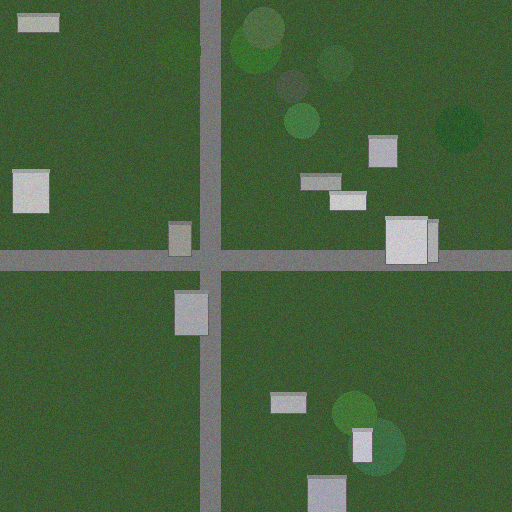
#> input picture satinel-processor/data/imagery/AREA_1/2021-01-01.png, 512 x 512 px
$ python create_mock_masks.py
#> lines starting #> are read from the running program, lines starting #| are printed output that depends on the picture; after the words box and inside, x2 and y2 are one past the last pixel; in counts of white or black regions, pixels touching at a corner belong together
"""Create mock precomputed masks to test the analysis pipeline"""
import sys
sys.path.insert(0, ".")

from pathlib import Path
import numpy as np
from PIL import Image
from scipy import ndimage

def create_mock_mask_from_image(image_path: str, output_path: str):
    """Create a simple mask by thresholding the image (gray pixels = buildings)"""
#> called with image_path = 'data/imagery/AREA_1/2021-01-01.png', output_path = 'data/masks/AREA_1/2021-01-01_mask.npy'
    img = Image.open(image_path).convert('L')  # Grayscale
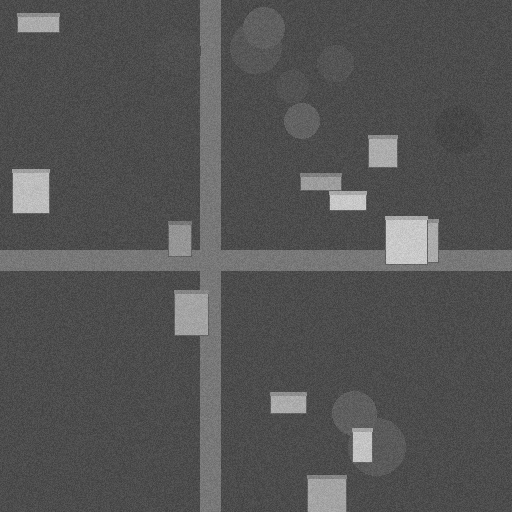
#> img: PIL image 512x512 L; min 56, max 214, mean 84.3
    img_array = np.array(img)

    # Threshold: buildings are gray (high intensity), vegetation is dark
    mask = (img_array > 120).astype(np.uint8)
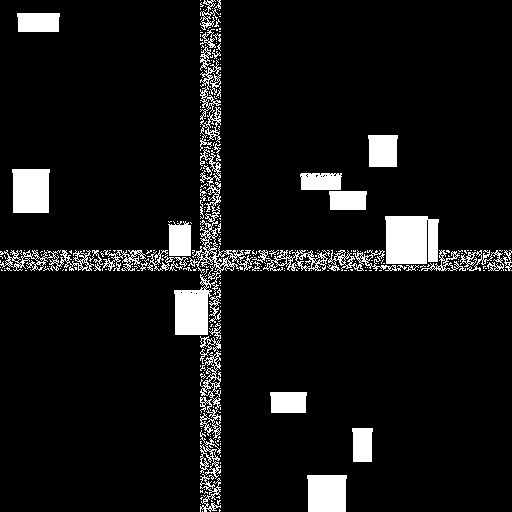
#> mask: shape (512, 512); values 0 (black) and 1 (white), 7.9% white; 301 white regions (259 under 20 px), largest, box (x1, y1, x2, y2) and area: (174, 149, 253, 335) 2973, (385, 216, 439, 264) 2410, (12, 169, 50, 213) 1592

    # Clean up small noise
    mask = ndimage.binary_opening(mask, iterations=2).astype(np.uint8)
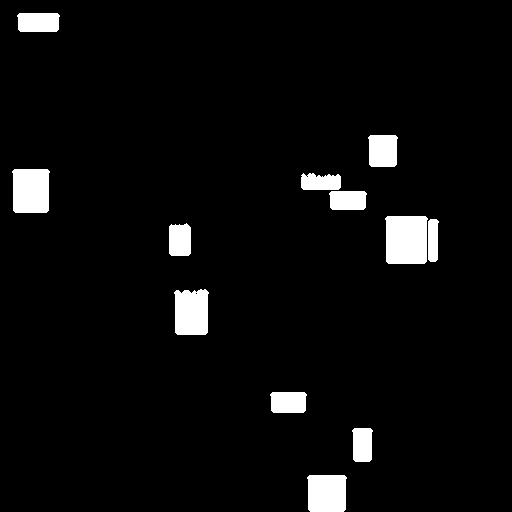
#> mask: shape (512, 512); values 0 (black) and 1 (white), 4.5% white; 12 white regions, largest, box (x1, y1, x2, y2) and area: (385, 216, 428, 264) 1964, (12, 169, 50, 213) 1580, (174, 289, 209, 335) 1462

    # Save
    Path(output_path).parent.mkdir(parents=True, exist_ok=True)
    np.save(output_path, mask)

    # Count objects
    labeled, num_objects = ndimage.label(mask)
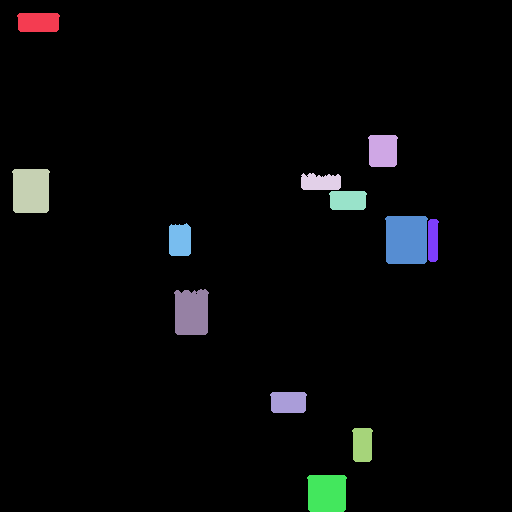
#> labeled: shape (512, 512) int32; 13 distinct labels, from 0 to 12; one colour per label, 0 black
#> num_objects = 12
    total_pixels = mask.sum()
#> total_pixels = 11825

    return mask, num_objects, total_pixels

print("Creating mock masks for testing the analysis pipeline...\n")

# Process AREA_1 images
images = [
    ("data/imagery/AREA_1/2021-01-01.png", "data/masks/AREA_1/2021-01-01_mask.npy"),
    ("data/imagery/AREA_1/2023-01-01.png", "data/masks/AREA_1/2023-01-01_mask.npy"),
]

for img_path, mask_path in images:
    if not Path(img_path).exists():
        print(f"⚠️ Skipping {img_path} (not found)")
        continue

    print(f"Processing: {img_path}")
    mask, num_objects, total_pixels = create_mock_mask_from_image(img_path, mask_path)
#> num_objects = 12; total_pixels = 11825
    print(f"  ✅ Created: {mask_path}")
    print(f"     Shape: {mask.shape}")
#|      Shape: (512, 512)
    print(f"     Objects detected: {num_objects}")
#|      Objects detected: 12
    print(f"     Total pixels: {total_pixels}\n")
#|      Total pixels: 11825
#> pass 2 of the loop `for img_path, mask_path in images:`:
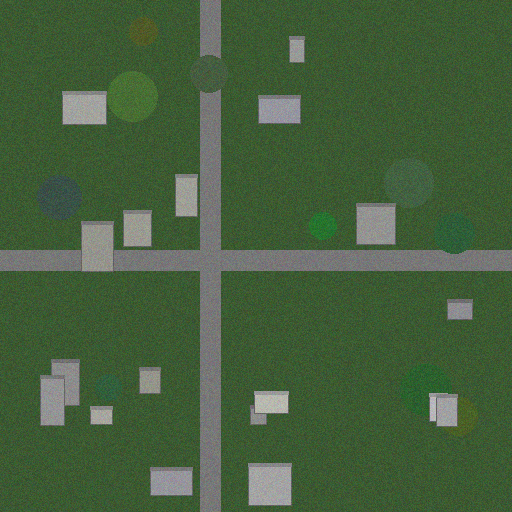
#> input picture satinel-processor/data/imagery/AREA_1/2023-01-01.png, 512 x 512 px
#> in create_mock_mask_from_image (call 2), `mask = (img_array > 120).astype(np.uint8)`:
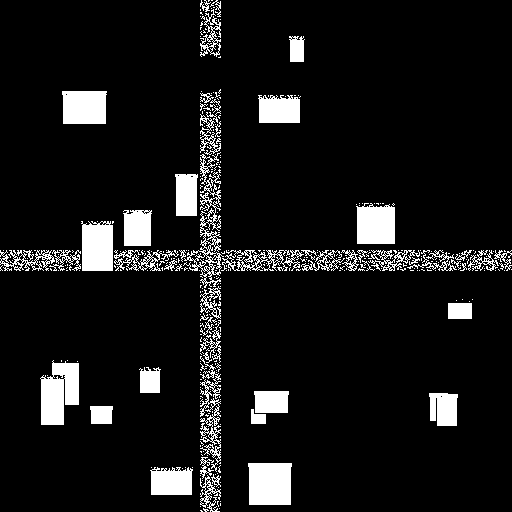
#> mask: shape (512, 512); values 0 (black) and 1 (white), 9.1% white; 344 white regions (289 under 20 px), largest, box (x1, y1, x2, y2) and area: (40, 360, 79, 425) 1845, (248, 463, 292, 505) 1772, (81, 221, 113, 271) 1478
#> in create_mock_mask_from_image (call 2), `labeled, num_objects = ndimage.label(mask)`:
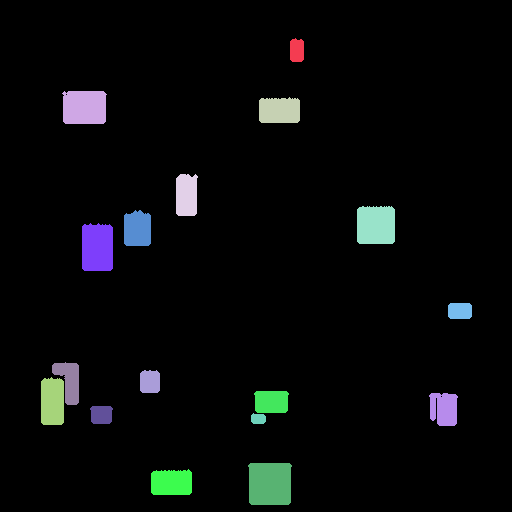
#> labeled: shape (512, 512) int32; 18 distinct labels, from 0 to 17; one colour per label, 0 black
#> in create_mock_mask_from_image (call 2), `labeled, num_objects = ndimage.label(mask)`: num_objects = 17
#> in create_mock_mask_from_image (call 2), `total_pixels = mask.sum()`: total_pixels = 14690
#> `mask, num_objects, total_pixels = create_mock_mask_from_image(img_path..`: num_objects = 17; total_pixels = 14690
#|      Shape: (512, 512)
#|      Objects detected: 17
#|      Total pixels: 14690

print("✅ Mock masks created successfully!")
print("\nNote: These are simplified masks based on intensity thresholding.")
print("For production, use SAM-based precompute_sample_masks.py (requires GPU/patience).")
